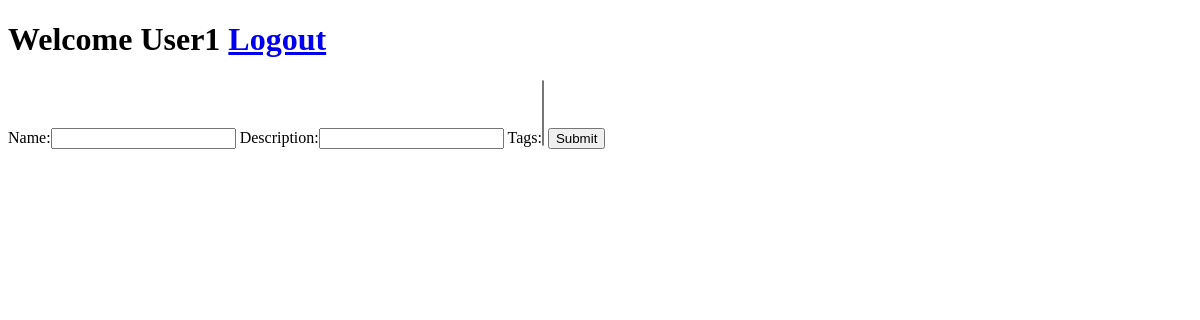
Before: /blog/ (signed in) with the older database file.
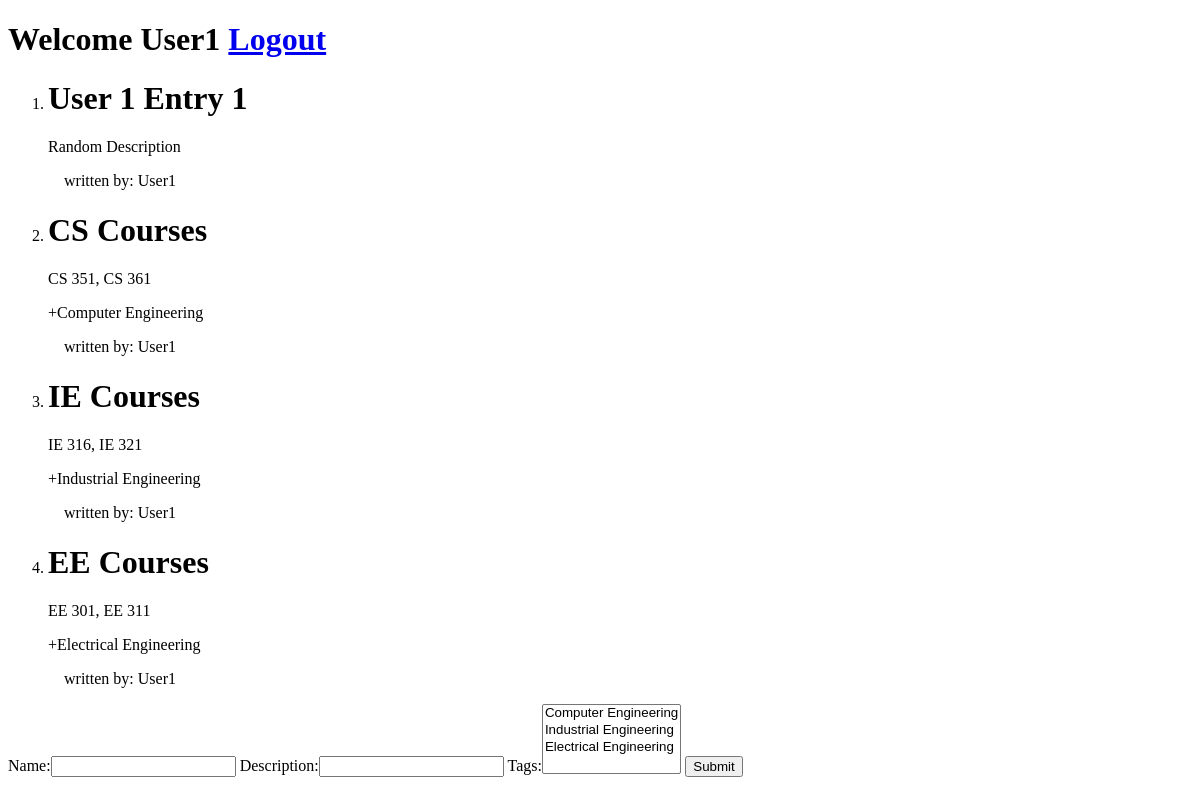
After: the same page with the newer database file.
### blog/models.py (models this page shows)
class blogEntry(models.Model):
    name = models.CharField(max_length=220)
    description = models.CharField(max_length=520)
    owner = models.ForeignKey(User)
    tags = models.ManyToManyField(Tag)

### tags/models.py (models this page shows)
class Tag(models.Model):
    name = models.CharField(max_length=50)
    def __str__(self):
        return self.name

### blog/views.py (the view)
def show_entries(request):
    if request.method == "POST":
        form = BlogForm(request.POST)
        if form.is_valid():
            entry = form.save(commit=False)
            entry.owner = request.user
            entry.save()
            form.save_m2m()
    elif request.method == "GET":
        form = BlogForm()
    return render(request, "my_entries.html", {"todos": blogEntry.objects.filter(owner=request.user.id),
                                             "tags": Tag.objects.all(),
                                             "form": form})

### blog/forms.py
class BlogForm(forms.ModelForm):
    class Meta:
        model = blogEntry
        fields = ["name", "description", "tags"]

### blog/templates/my_entries.html (shortened to what this page needs)
<!DOCTYPE html>
<html lang="en">
<head>
</head>
<body>
{% if request.user.username %}
    <h1>Welcome {{ request.user.username }}  <a href="/users/logout">Logout</a></h1>
{% endif %}
<ol>
    {% for todo in todos %}
        <li>
            <h1>{{ todo.name }}</h1>
            <p>{{ todo.description }}</p>
            {% for tag in todo.tags.all %}
                +{{ tag.name }}
            {% endfor  %}
            <p>&nbsp;&nbsp;&nbsp; written by: {{ todo.owner.username }}</p>
        </li>
    {% endfor %}
</ol>
{% if form %}
    <form method="POST">
        {{ form }}
        <button type="submit">Submit</button>
    </form>
{% endif %}
</body>
</html>

Changed rows visible on the page:
added blogEntry: name "User 1 Entry 1", description "Random Description", owner.username "User1"
added blogEntry: name "CS Courses", description "CS 351, CS 361", owner.username "User1"
added Tag: name "Computer Engineering", shown under "CS Courses"
added blogEntry: name "IE Courses", description "IE 316, IE 321", owner.username "User1"
added Tag: name "Industrial Engineering", shown under "IE Courses"
added blogEntry: name "EE Courses", description "EE 301, EE 311", owner.username "User1"
added Tag: name "Electrical Engineering", shown under "EE Courses"
Other visible differences:
form field tags: (not shown) → "Computer Engineering / Industrial Engineering / Electrical Engineering"
